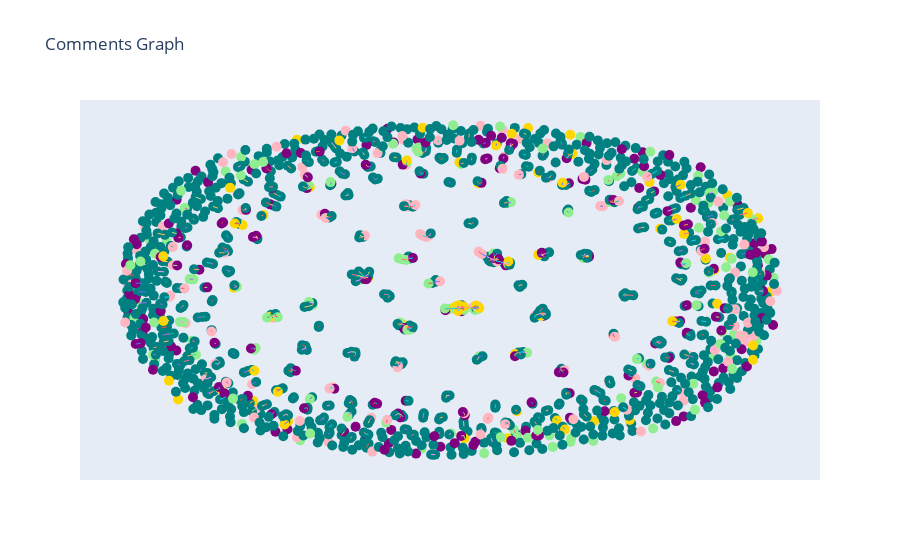

Here is the notebook cell this chart was saved with:
### Code cell
import textwrap

# Create a Plotly figure
fig = go.Figure()

# Add scatter trace for nodes with assigned positions
for node, position in pos.items():
    x, y = position  # Get the position of the node
    color = G.nodes[node]['color']  # Get the color attribute of the node
    hover = G.nodes[node]['hover']
    hover = '<br>'.join(textwrap.wrap(hover,width=50))
    topic = G.nodes[node]['topic']
    fig.add_trace(go.Scatter(x=[x], y=[y], marker=dict(size=10,color=color), hovertext=hover, name=topic, hovertemplate=hover))

for edge in G.edges():
    x0, y0 = pos[edge[0]]
    x1, y1 = pos[edge[1]]
    fig.add_trace(go.Scatter(x=[x0, x1], y=[y0, y1], mode='lines', line=dict(width=1), name='Edge'))

# Update the layout of the figure
fig.update_layout(showlegend=False, title='Comments Graph')

fig.update_layout(xaxis=dict(showgrid=False, zeroline=False, showticklabels=False),
                  yaxis=dict(showgrid=False, zeroline=False, showticklabels=False))

# Show the figure
fig.show()

fig.write_html('graph_coms_topics.html')
